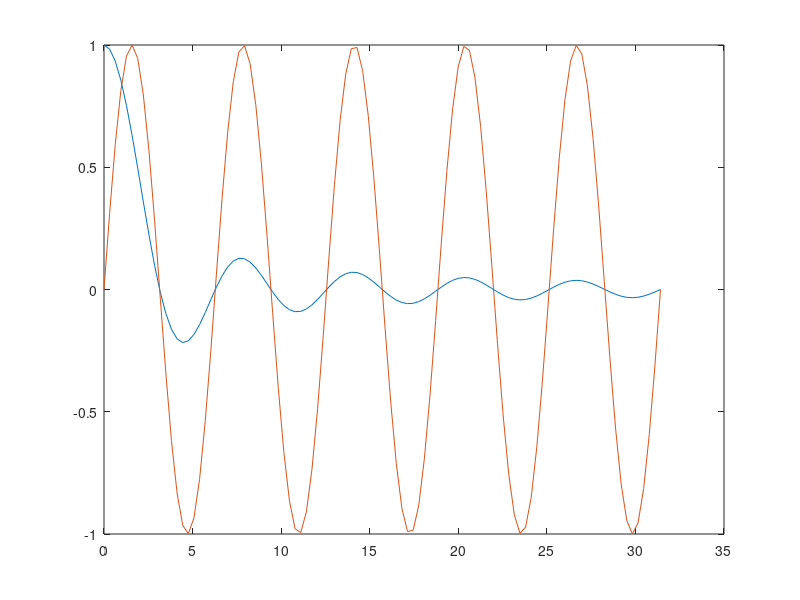

The MATLAB script that drew this image:
 x = linspace(1e-4,10*pi); 
 y = sin(x)./x; 
 plot(x,y); 
 x1 = linspace(0,10*pi); 
 y1 = sin(x1); 
 hold on; 
 plot(x1,y1);